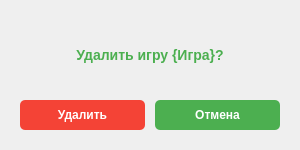
<?xml version="1.0" encoding="UTF-8"?>
<ui version="4.0">
 <class>CustomWindow</class>
 <widget class="QDialog" name="CustomWindow">
  <property name="geometry">
   <rect>
    <x>0</x>
    <y>0</y>
    <width>300</width>
    <height>150</height>
   </rect>
  </property>
  <property name="windowTitle">
   <string>Удаление игры</string>
  </property>
  <property name="styleSheet">
   <string notr="true">QDialog {
    border-radius: 10px;
}
QLabel {
    font-size: 12px;
}
QLabel#gameNameLabel {
    color: #4CAF50;
    font-size: 14px;
    font-weight: bold;
    padding: 8px;
    border-radius: 5px;
}
QPushButton {
    background-color: #4CAF50;
    color: white;
    border: none;
    border-radius: 5px;
    padding: 8px 15px;
    font-weight: bold;
}
QPushButton:hover {
    background-color: #45a049;
}
QPushButton:pressed {
    background-color: #3d8b40;
}
QPushButton#deleteButton {
    background-color: #f44336;
}
QPushButton#deleteButton:hover {
    background-color: #da190b;
}
QPushButton#deleteButton:pressed {
    background-color: #b71c1c;
}</string>
  </property>
  <layout class="QVBoxLayout" name="verticalLayout">
   <property name="spacing">
    <number>10</number>
   </property>
   <property name="leftMargin">
    <number>20</number>
   </property>
   <property name="topMargin">
    <number>20</number>
   </property>
   <property name="rightMargin">
    <number>20</number>
   </property>
   <property name="bottomMargin">
    <number>20</number>
   </property>
   <item>
    <widget class="QLabel" name="gameNameLabel">
     <property name="text">
      <string>Удалить игру {Игра}?</string>
     </property>
     <property name="alignment">
      <set>Qt::AlignCenter</set>
     </property>
    </widget>
   </item>
   <item>
    <layout class="QHBoxLayout" name="buttonLayout">
     <property name="spacing">
      <number>10</number>
     </property>
     <item>
      <widget class="QPushButton" name="deleteButton">
       <property name="text">
        <string>Удалить</string>
       </property>
      </widget>
     </item>
     <item>
      <widget class="QPushButton" name="cancelButton">
       <property name="text">
        <string>Отмена</string>
       </property>
      </widget>
     </item>
    </layout>
   </item>
  </layout>
 </widget>
 <resources/>
 <connections/>
</ui>
